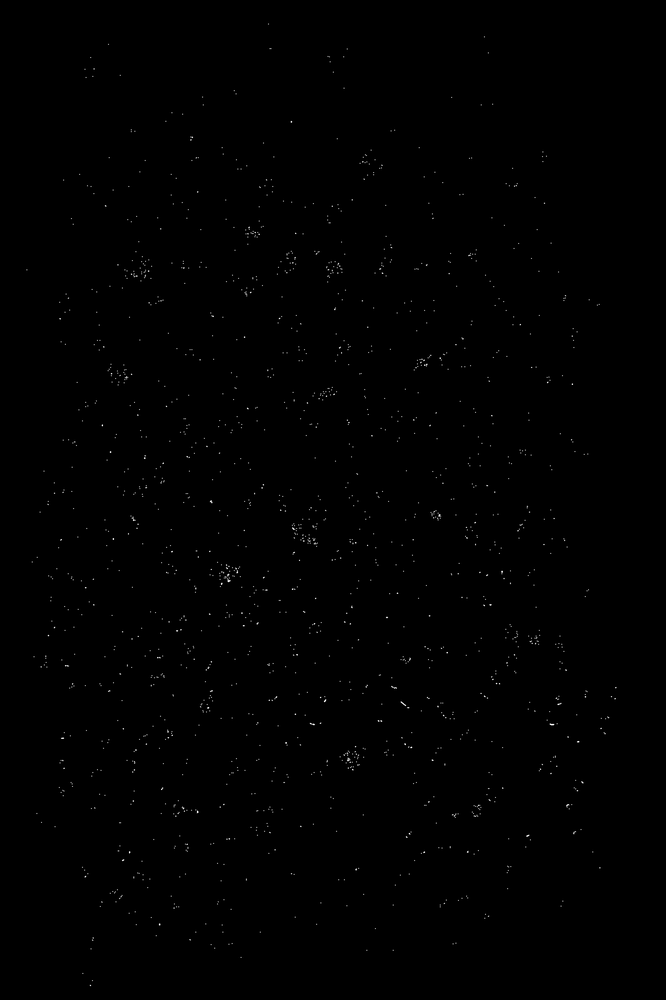
#> input picture bordes_sin_frijoles.png, 666 x 1000 px, shrunk from 1869 x 2807 before the run, found by its file name
$ python umbralizacion.py
#> lines starting #> are read from the running program, lines starting #| are printed output that depends on the picture; after the words box and inside, x2 and y2 are one past the last pixel; in counts of white or black regions, pixels touching at a corner belong together
import cv2
import numpy as np
import matplotlib.pyplot as plt

# =========================================================================
# 1. PASO ANTERIOR: Generar la máscara de rocas con el Mega Closing
# =========================================================================
ruta_bordes_rocas = 'bordes_sin_frijoles.png'
img_bordes = cv2.imread(ruta_bordes_rocas, cv2.IMREAD_GRAYSCALE)
#> img_bordes is the input picture: shape (1000, 666); min 0, max 255, mean 0.7

if img_bordes is None:
    print("Error: No se pudo cargar la imagen de bordes. Revisa la ruta.")
else:
    # Umbralizamos y aplicamos el Closing Gigante (35x35) que armamos antes
    _, binaria = cv2.threshold(img_bordes, 0, 255, cv2.THRESH_BINARY + cv2.THRESH_OTSU)
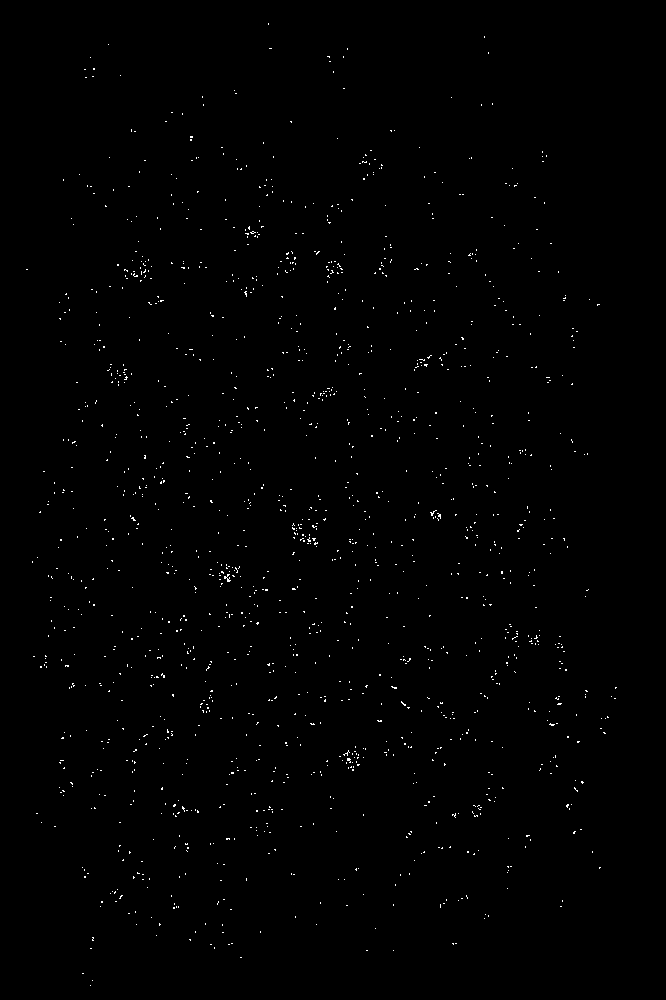
#> binaria: shape (1000, 666); 0.53% white in thin lines or dots, all inside (x1, y1, x2, y2) = (26, 23, 617, 986)
    kernel_morf = cv2.getStructuringElement(cv2.MORPH_ELLIPSE, (35, 35))
    mascara_rocas = cv2.morphologyEx(binaria, cv2.MORPH_CLOSE, kernel_morf)
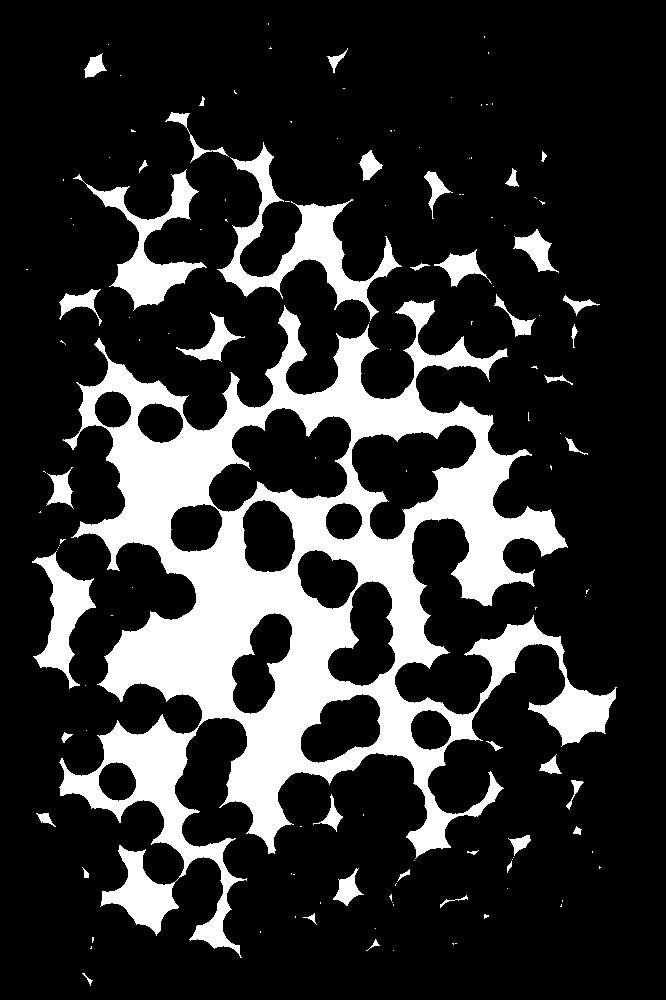
#> mascara_rocas: shape (1000, 666); 19.6% white; 131 white regions (90 under 20 px), largest, box (x1, y1, x2, y2) and area: (59, 300, 617, 958) 106840, (217, 142, 402, 321) 7006, (73, 169, 207, 311) 4603

    # =========================================================================
    # 2. NUEVO PASO: Cargar Imagen Original a Color y Aplicar AND
    # =========================================================================
    ruta_original = 'img/valio.jpg'
    img_original = cv2.imread(ruta_original)
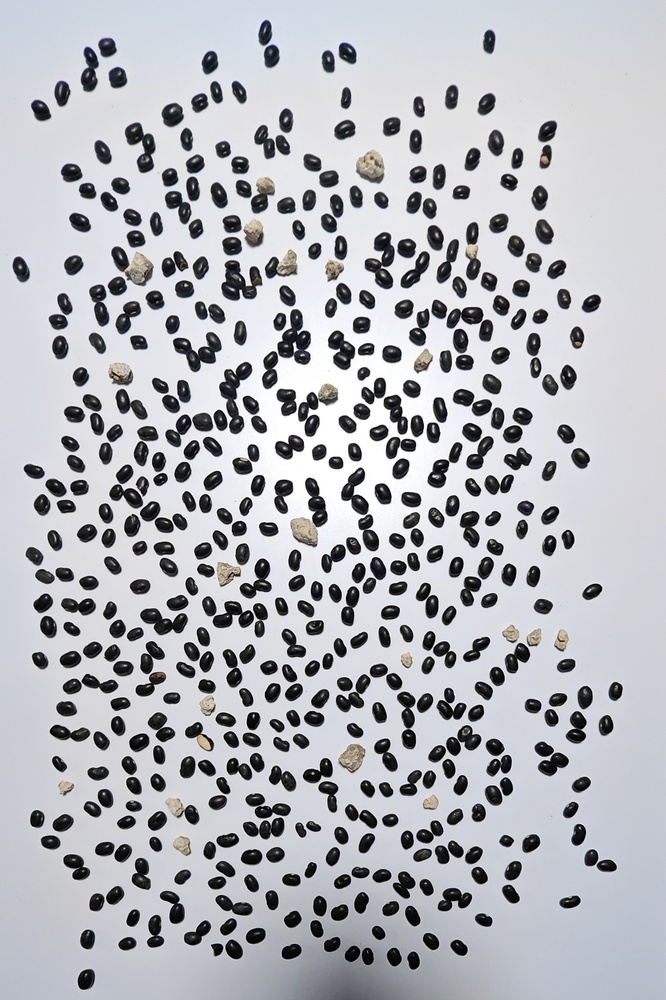
#> input picture img/valio.jpg, 666 x 1000 px, shrunk from 1869 x 2807 before the run, found by its file name
#> img_original is the input picture: shape (1000, 666, 3); mean B, G, R 185.6, 180.3, 179.1

    if img_original is None:
        print("Error: No se pudo cargar la imagen original 'beans.jpg'.")
    else:
        # --- OPCIÓN A: Extraer SOLO las rocas a color ---
        # El AND recortará los píxeles de beans.jpg donde la máscara sea blanca
        solo_rocas_color = cv2.bitwise_and(img_original, img_original, mask=mascara_rocas)
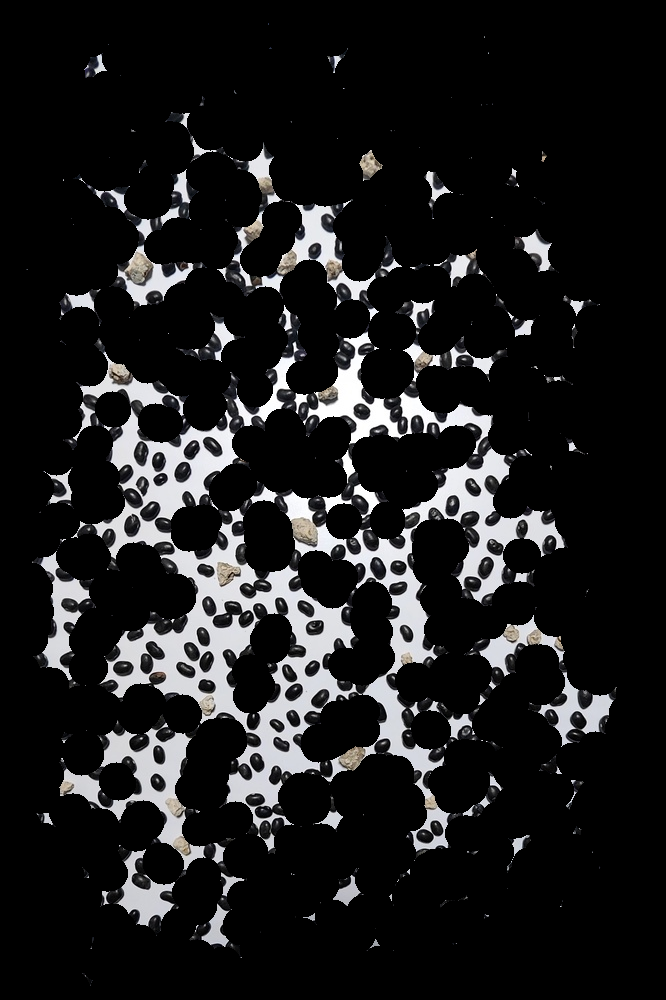
#> solo_rocas_color: shape (1000, 666, 3); mean B, G, R 29.3, 28.7, 28.7
        cv2.imwrite('solo_rocas.png', solo_rocas_color)

        # --- OPCIÓN B: ELIMINAR LAS ROCAS (Dejar solo los frijoles) ---
        # Invertimos la máscara de las rocas (lo blanco se hace negro y viceversa)
        mascara_frijoles = cv2.bitwise_not(mascara_rocas)

        # Creamos un fondo completamente blanco del mismo tamaño que la foto
        fondo_blanco = np.ones_like(img_original) * 255

        # Con np.where, si la máscara es blanca (255) ponemos el frijol original,
        # si es negra (0) ponemos fondo blanco. ¡Adiós piedras!
        solo_frijoles_limpios = np.where(mascara_frijoles[:, :, None] == 255, img_original, fondo_blanco)
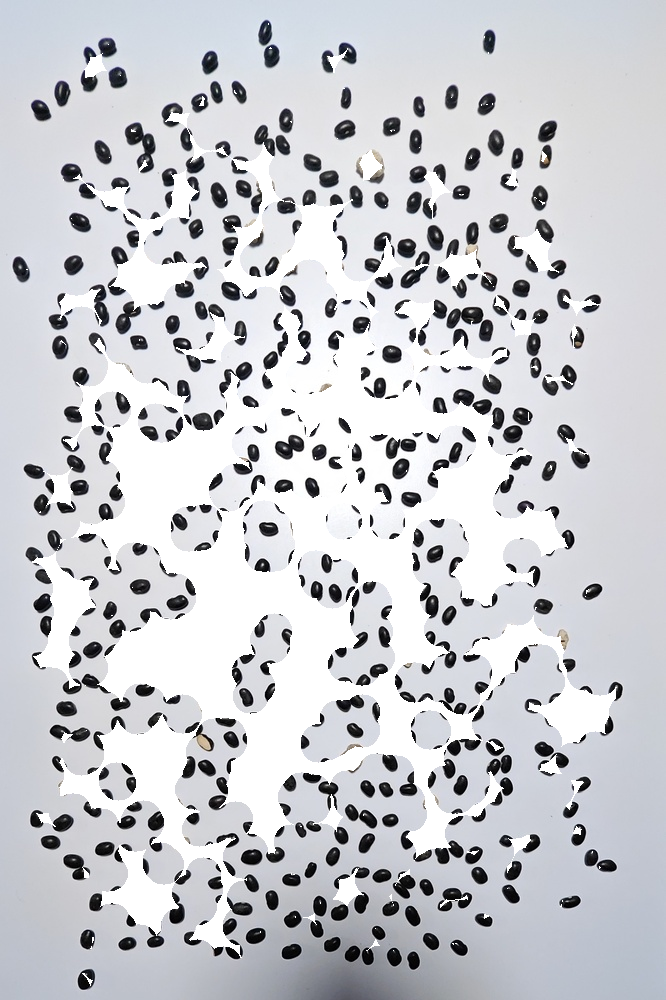
#> solo_frijoles_limpios: shape (1000, 666, 3); mean B, G, R 206.2, 201.7, 200.4
        cv2.imwrite('solo_frijoles_limpios.png', solo_frijoles_limpios)

        print("¡Operaciones AND completadas! Imágenes guardadas en tu carpeta.")

        # =========================================================================
        # 3. MOSTRAR RESULTADOS
        # =========================================================================
        # Convertimos de BGR a RGB para que Matplotlib muestre bien los colores reales
        original_rgb = cv2.cvtColor(img_original, cv2.COLOR_BGR2RGB)
        rocas_rgb = cv2.cvtColor(solo_rocas_color, cv2.COLOR_BGR2RGB)
        frijoles_rgb = cv2.cvtColor(solo_frijoles_limpios, cv2.COLOR_BGR2RGB)

        plt.figure(figsize=(15, 5))

        plt.subplot(1, 3, 1)
        # Mostramos la máscara que usamos para el corte
        plt.title("1. Máscara de Rocas Rellena")
        plt.imshow(mascara_rocas, cmap='gray')
        plt.axis('off')

        plt.subplot(1, 3, 2)
        # Resultado del AND directo
        plt.title("2. AND Directo (Solo Rocas)")
        plt.imshow(rocas_rgb)
        plt.axis('off')

        plt.subplot(1, 3, 3)
        # Resultado de la eliminación con fondo blanco
        plt.title("3. AND Invertido (Frijoles Limpios)")
        plt.imshow(frijoles_rgb)
        plt.axis('off')

        plt.tight_layout()
        plt.show()
